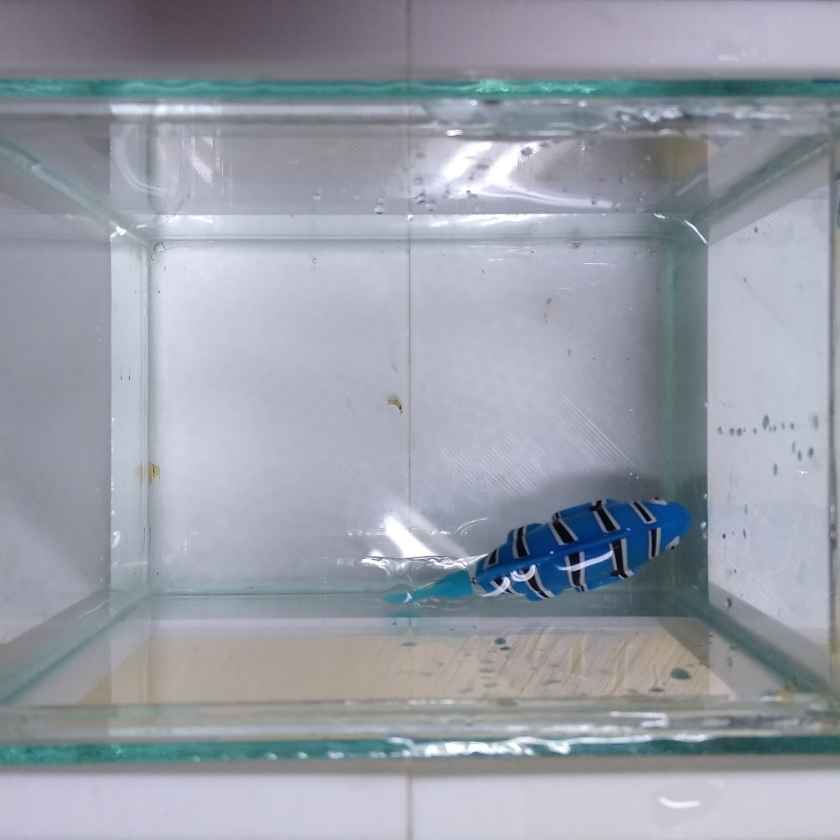
#> input picture Codigos/Haar_Cascade/dataset/com_peixe/IMG_20230913_194750065.jpg, 2518 x 2518 px, found by its file name (shown at 1/3 size); its folder holds only this picture in this run
$ python Ajustar_Imagens.py
#> lines starting #> are read from the running program, lines starting #| are printed output that depends on the picture
import cv2
import os
import random

#cv2.samples.create_samples()

pasta_entrada = 'C:\CODE\Projeto_Robo_tinik\Robot-fish\Codigos\Haar_Cascade\imagens\com_peixe'
pasta_saida = 'C:\CODE\Projeto_Robo_tinik\Robot-fish\Codigos\Haar_Cascade\positivas'

if not os.path.exists(pasta_saida):
    os.makedirs(pasta_saida)

def ajustar_brilho(img):
    fator_brilho = random.uniform(0.1, 2)
    img = cv2.convertScaleAbs(img, alpha=fator_brilho, beta=0)

    return img

def girar_imagem(img):
    angulo = random.choice([0, 90, 180, 270])

    if angulo == 90:
        img_rotacionada = cv2.transpose(img)
        img_rotacionada = cv2.flip(img_rotacionada, flipCode=1)
    elif angulo == 180:
        img_rotacionada = cv2.flip(img, flipCode=0)
    elif angulo == 270:
        img_rotacionada = cv2.transpose(img)
        img_rotacionada = cv2.flip(img_rotacionada, flipCode=0)
    else:
        img_rotacionada = img

    return img_rotacionada

contador = 1  # Contador de fotos processadas
limite = 2001  # Limite de 1000 fotos processadas

while contador < limite:
    if contador > limite:
        break

    nome_arquivo = random.choice(os.listdir(pasta_entrada))
    caminho_arquivo = os.path.join(pasta_entrada, nome_arquivo)

    img = cv2.imread(caminho_arquivo)
#> img is the input picture: shape (2518, 2518, 3); mean B, G, R 168.2, 157.5, 152.4
    img = cv2.resize(img, (200, 200))
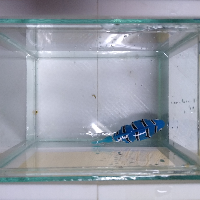
#> img: shape (200, 200, 3); mean B, G, R 168.1, 157.4, 152.2
    img = ajustar_brilho(img)
#> in ajustar_brilho, `img = cv2.convertScaleAbs(img, alpha=fator_brilho, beta=0)`:
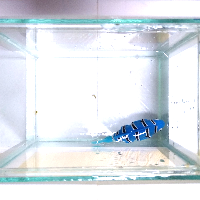
#> img: shape (200, 200, 3); mean of channels 0, 1, 2 232.6, 226.5, 220; drawn as B, G, R
    img = girar_imagem(img)
#> in girar_imagem, `img_rotacionada = cv2.transpose(img)`:
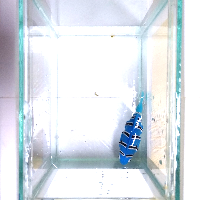
#> img_rotacionada: shape (200, 200, 3); mean of channels 0, 1, 2 232.6, 226.5, 220; drawn as B, G, R
#> in girar_imagem, `img_rotacionada = cv2.flip(img_rotacionada, flipCode=0)`:
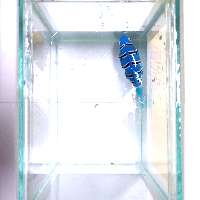
#> img_rotacionada: shape (200, 200, 3); mean of channels 0, 1, 2 232.6, 226.5, 220; drawn as B, G, R
    imagem_cinza = cv2.cvtColor(img, cv2.COLOR_BGR2GRAY)
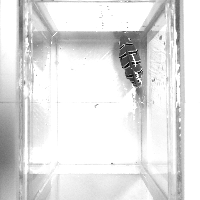
#> imagem_cinza: shape (200, 200); min 5, max 255, mean 225.3

    novo_nome = f'{contador}.png'

    caminho_saida = os.path.join(pasta_saida, novo_nome)
    cv2.imwrite(caminho_saida, imagem_cinza)

    contador += 1
